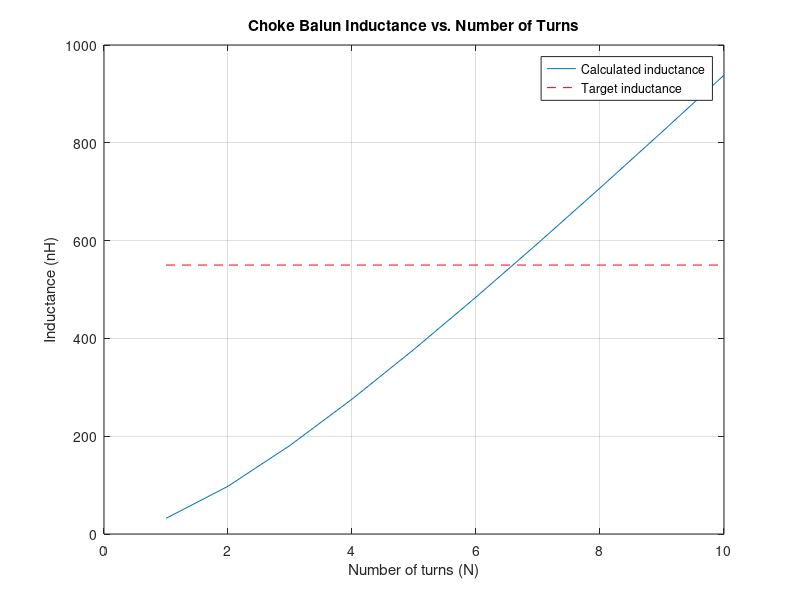

Source code (MATLAB):
% Design of a choke balun
% Coaxial cable RG174 (2.6 mm diameter)
% Inductance formula for a single-layer coil:
%             4 * pi^2 * N^2 * r^2
%     Ls = -------------------------- * K
%                   l
%
% where:
%   l = N * d_cable        -> coil length
%   K = f(l/D), with D = 2r
%
% Reference: https://coil32.net/single-layer-coil.html

Lt = 550;              % Target inductance: 550 nH
d_cable = 0.26;        % Cable diameter in cm (2.6 mm)
N = 1:10;              % Number of turns tested (1 to 10)
l = N * d_cable;       % Coil length (cm)
D = 1.8;               % Internal coil diameter (cm)

% Inductance calculation (nH)
L = 2 * pi * D .* N.^2 .* ( ...
        log(1 + (pi * D) ./ (2 * l)) + ...
        1 ./ (2.3004 + 3.437 * (l ./ D) + ...
        1.7636 * (l ./ D).^2 - ...
        (0.47 ./ (0.755 + D ./ l).^1.44)) );

% Plot results
plot(N, L, N, ones(size(N)) * Lt, 'r--')
xlabel('Number of turns (N)')
ylabel('Inductance (nH)')
title('Choke Balun Inductance vs. Number of Turns')
legend('Calculated inductance', 'Target inductance')
grid on
